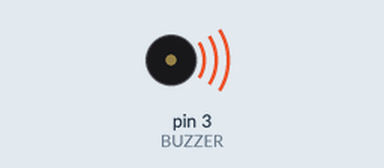
Recording of a sketch running on a simulated Arduino Uno, built with avr-gcc and run on an emulated ATmega328P. Parts: buzzer (waves = sounding).

Above: at 0.1 s.
Timing chart, 0 to 40.0 s (numbered marks = the images above):
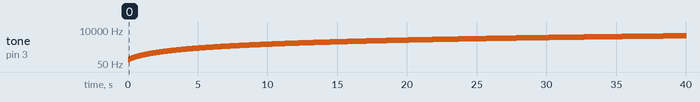

The sketch:

sketch_jan05b.ino
```cpp
int BUZZER = 3;
int TONE = 100;

void setup() {
  pinMode(BUZZER, OUTPUT);
}

void loop() {
  tone(BUZZER, TONE);
  TONE++;
  if (TONE > 5000)
  {
    TONE = 100;
  }
  delay(10);
}
```

Measured:
- by itself, tone on pin 3 (BUZZER): plays 100 Hz for 0.01 s, 101 Hz for 0.01 s, 102 Hz for 0.01 s, 103 Hz for 0.01 s, 104 Hz for 0.01 s, 105 Hz for 0.01 s … (3991 notes in this stretch)
